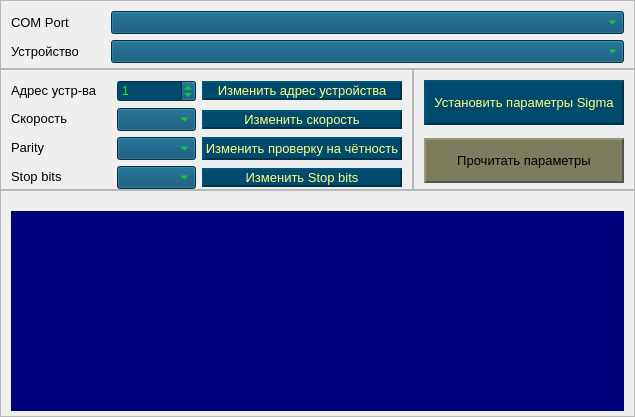
      <widget class="QWidget" name="tab_base">
       <attribute name="title">
        <string>Base</string>
       </attribute>
       <layout class="QGridLayout" name="gridLayout_2">
        <property name="leftMargin">
         <number>0</number>
        </property>
        <property name="topMargin">
         <number>0</number>
        </property>
        <property name="rightMargin">
         <number>0</number>
        </property>
        <property name="bottomMargin">
         <number>0</number>
        </property>
        <property name="spacing">
         <number>0</number>
        </property>
        <item row="1" column="0">
         <widget class="QFrame" name="base_central_left_frame">
          <property name="frameShape">
           <enum>QFrame::StyledPanel</enum>
          </property>
          <property name="frameShadow">
           <enum>QFrame::Raised</enum>
          </property>
          <layout class="QGridLayout" name="gridLayout_4">
           <property name="leftMargin">
            <number>10</number>
           </property>
           <property name="topMargin">
            <number>10</number>
           </property>
           <property name="rightMargin">
            <number>10</number>
           </property>
           <property name="bottomMargin">
            <number>0</number>
           </property>
           <item row="4" column="3">
            <widget class="QPushButton" name="btn_parity">
             <property name="enabled">
              <bool>true</bool>
             </property>
             <property name="sizePolicy">
              <sizepolicy hsizetype="Fixed" vsizetype="Minimum">
               <horstretch>0</horstretch>
               <verstretch>0</verstretch>
              </sizepolicy>
             </property>
             <property name="minimumSize">
              <size>
               <width>200</width>
               <height>0</height>
              </size>
             </property>
             <property name="maximumSize">
              <size>
               <width>200</width>
               <height>16777215</height>
              </size>
             </property>
             <property name="font">
              <font>
               <pointsize>10</pointsize>
              </font>
             </property>
             <property name="cursor">
              <cursorShape>PointingHandCursor</cursorShape>
             </property>
             <property name="styleSheet">
              <string notr="true">QPushButton {
	background-color: rgb(0, 74, 109);
	color: rgb(255, 255, 127);
	border: none;
	border-left: 2px solid rgb(0, 83, 122);
	border-top: 2px solid rgb(0, 83, 122);
	border-right: 2px solid rgb(0, 50, 74);	
	border-bottom: 2px solid rgb(0, 50, 74);
}

QPushButton:hover {
	background-color: rgb(0, 74, 109);
	color:rgb(0, 255, 0);
}

QPushButton:pressed {
	background-color: rgb(0, 74, 109);
	color: rgb(0, 255, 0);
	border-left: 2px solid rgb(0, 64, 94);
	border-top: 2px solid rgb(0, 64, 94);
	border-right: 2px solid rgb(0, 83, 122);	
	border-bottom: 2px solid rgb(0, 83, 122);
}</string>
             </property>
             <property name="text">
              <string>Изменить проверку на чётность</string>
             </property>
            </widget>
           </item>
           <item row="6" column="3">
            <widget class="QPushButton" name="btn_stop_bit">
             <property name="sizePolicy">
              <sizepolicy hsizetype="Fixed" vsizetype="Fixed">
               <horstretch>200</horstretch>
               <verstretch>0</verstretch>
              </sizepolicy>
             </property>
             <property name="minimumSize">
              <size>
               <width>200</width>
               <height>0</height>
              </size>
             </property>
             <property name="font">
              <font>
               <pointsize>10</pointsize>
              </font>
             </property>
             <property name="cursor">
              <cursorShape>PointingHandCursor</cursorShape>
             </property>
             <property name="styleSheet">
              <string notr="true">QPushButton {
	background-color: rgb(0, 74, 109);
	color: rgb(255, 255, 127);
	border: none;
	border-left: 2px solid rgb(0, 83, 122);
	border-top: 2px solid rgb(0, 83, 122);
	border-right: 2px solid rgb(0, 50, 74);	
	border-bottom: 2px solid rgb(0, 50, 74);
}

QPushButton:hover {
	background-color: rgb(0, 74, 109);
	color:rgb(0, 255, 0);
}

QPushButton:pressed {
	background-color: rgb(0, 74, 109);
	color: rgb(0, 255, 0);
	border-left: 2px solid rgb(0, 64, 94);
	border-top: 2px solid rgb(0, 64, 94);
	border-right: 2px solid rgb(0, 83, 122);	
	border-bottom: 2px solid rgb(0, 83, 122);
}</string>
             </property>
             <property name="text">
              <string>Изменить Stop bits</string>
             </property>
            </widget>
           </item>
           <item row="2" column="3">
            <widget class="QPushButton" name="btn_speed">
             <property name="sizePolicy">
              <sizepolicy hsizetype="Fixed" vsizetype="Fixed">
               <horstretch>0</horstretch>
               <verstretch>0</verstretch>
              </sizepolicy>
             </property>
             <property name="minimumSize">
              <size>
               <width>200</width>
               <height>0</height>
              </size>
             </property>
             <property name="maximumSize">
              <size>
               <width>200</width>
               <height>16777215</height>
              </size>
             </property>
             <property name="font">
              <font>
               <pointsize>10</pointsize>
              </font>
             </property>
             <property name="cursor">
              <cursorShape>PointingHandCursor</cursorShape>
             </property>
             <property name="styleSheet">
              <string notr="true">QPushButton {
	background-color: rgb(0, 74, 109);
	color: rgb(255, 255, 127);
	border: none;
	border-left: 2px solid rgb(0, 83, 122);
	border-top: 2px solid rgb(0, 83, 122);
	border-right: 2px solid rgb(0, 50, 74);	
	border-bottom: 2px solid rgb(0, 50, 74);
}

QPushButton:hover {
	background-color: rgb(0, 74, 109);
	color:rgb(0, 255, 0);
}

QPushButton:pressed {
	background-color: rgb(0, 74, 109);
	color: rgb(0, 255, 0);
	border-left: 2px solid rgb(0, 64, 94);
	border-top: 2px solid rgb(0, 64, 94);
	border-right: 2px solid rgb(0, 83, 122);	
	border-bottom: 2px solid rgb(0, 83, 122);
}</string>
             </property>
             <property name="text">
              <string>Изменить скорость</string>
             </property>
            </widget>
           </item>
           <item row="0" column="2">
            <widget class="QSpinBox" name="spinBox_address">
             <property name="minimumSize">
              <size>
               <width>70</width>
               <height>0</height>
              </size>
             </property>
             <property name="styleSheet">
              <string notr="true">QSpinBox {
	background-color: rgb(0, 74, 109);
	color: rgb(4, 255, 0);
}</string>
             </property>
             <property name="maximum">
              <number>247</number>
             </property>
             <property name="value">
              <number>1</number>
             </property>
            </widget>
           </item>
           <item row="0" column="3">
            <widget class="QPushButton" name="btn_address">
             <property name="enabled">
              <bool>true</bool>
             </property>
             <property name="sizePolicy">
              <sizepolicy hsizetype="Fixed" vsizetype="Fixed">
               <horstretch>0</horstretch>
               <verstretch>0</verstretch>
              </sizepolicy>
             </property>
             <property name="minimumSize">
              <size>
               <width>200</width>
               <height>0</height>
              </size>
             </property>
             <property name="maximumSize">
              <size>
               <width>200</width>
               <height>16777215</height>
              </size>
             </property>
             <property name="font">
              <font>
               <pointsize>10</pointsize>
               <kerning>true</kerning>
              </font>
             </property>
             <property name="cursor">
              <cursorShape>PointingHandCursor</cursorShape>
             </property>
             <property name="styleSheet">
              <string notr="true">QPushButton {
	background-color: rgb(0, 74, 109);
	color: rgb(255, 255, 127);
	border: none;
	border-left: 2px solid rgb(0, 83, 122);
	border-top: 2px solid rgb(0, 83, 122);
	border-right: 2px solid rgb(0, 50, 74);	
	border-bottom: 2px solid rgb(0, 50, 74);
}

QPushButton:hover {
	background-color: rgb(0, 74, 109);
	color:rgb(0, 255, 0);
}

QPushButton:pressed {
	background-color: rgb(0, 74, 109);
	color: rgb(0, 255, 0);
	border-left: 2px solid rgb(0, 64, 94);
	border-top: 2px solid rgb(0, 64, 94);
	border-right: 2px solid rgb(0, 83, 122);	
	border-bottom: 2px solid rgb(0, 83, 122);
}</string>
             </property>
             <property name="text">
              <string>Изменить адрес устройства</string>
             </property>
            </widget>
           </item>
           <item row="4" column="0" alignment="Qt::AlignTop">
            <widget class="QLabel" name="lbl_parity">
             <property name="minimumSize">
              <size>
               <width>100</width>
               <height>20</height>
              </size>
             </property>
             <property name="maximumSize">
              <size>
               <width>0</width>
               <height>0</height>
              </size>
             </property>
             <property name="font">
              <font>
               <pointsize>10</pointsize>
              </font>
             </property>
             <property name="text">
              <string>Parity</string>
             </property>
             <property name="alignment">
              <set>Qt::AlignLeading|Qt::AlignLeft|Qt::AlignVCenter</set>
             </property>
            </widget>
           </item>
           <item row="6" column="0" alignment="Qt::AlignTop">
            <widget class="QLabel" name="lbl_stop_bit">
             <property name="minimumSize">
              <size>
               <width>100</width>
               <height>20</height>
              </size>
             </property>
             <property name="maximumSize">
              <size>
               <width>0</width>
               <height>0</height>
              </size>
             </property>
             <property name="font">
              <font>
               <pointsize>10</pointsize>
              </font>
             </property>
             <property name="text">
              <string>Stop bits</string>
             </property>
            </widget>
           </item>
           <item row="4" column="2">
            <widget class="QComboBox" name="combobox_parity">
             <property name="minimumSize">
              <size>
               <width>70</width>
               <height>0</height>
              </size>
             </property>
             <property name="font">
              <font>
               <pointsize>10</pointsize>
              </font>
             </property>
             <property name="cursor">
              <cursorShape>PointingHandCursor</cursorShape>
             </property>
             <property name="toolTip">
              <string>&lt;html&gt;&lt;head/&gt;&lt;body&gt;&lt;p&gt;Провекрка на четность&lt;/p&gt;&lt;/body&gt;&lt;/html&gt;</string>
             </property>
             <property name="styleSheet">
              <string notr="true">QComboBox {
background-color: rgb(0, 74, 109);
color: rgb(4, 255, 0);
}

QToolTip {
	color: rgb(0, 0, 127);
}</string>
             </property>
            </widget>
           </item>
           <item row="6" column="2">
            <widget class="QComboBox" name="combobox_bits">
             <property name="minimumSize">
              <size>
               <width>70</width>
               <height>0</height>
              </size>
             </property>
             <property name="font">
              <font>
               <pointsize>10</pointsize>
              </font>
             </property>
             <property name="cursor">
              <cursorShape>PointingHandCursor</cursorShape>
             </property>
             <property name="toolTip">
              <string>&lt;html&gt;&lt;head/&gt;&lt;body&gt;&lt;p&gt;Количество стоп бит&lt;/p&gt;&lt;/body&gt;&lt;/html&gt;</string>
             </property>
             <property name="styleSheet">
              <string notr="true">QComboBox {
background-color: rgb(0, 74, 109);
color: rgb(4, 255, 0);
}

QToolTip {
	color: rgb(0, 0, 127);
}</string>
             </property>
            </widget>
           </item>
           <item row="2" column="2">
            <widget class="QComboBox" name="combobox_speed">
             <property name="minimumSize">
              <size>
               <width>70</width>
               <height>0</height>
              </size>
             </property>
             <property name="font">
              <font>
               <pointsize>10</pointsize>
              </font>
             </property>
             <property name="cursor">
              <cursorShape>PointingHandCursor</cursorShape>
             </property>
             <property name="toolTip">
              <string>&lt;html&gt;&lt;head/&gt;&lt;body&gt;&lt;p&gt;Скорость&lt;/p&gt;&lt;/body&gt;&lt;/html&gt;</string>
             </property>
             <property name="styleSheet">
              <string notr="true">QComboBox {
background-color: rgb(0, 74, 109);
color: rgb(4, 255, 0);
}

QToolTip {
	color: rgb(0, 0, 127);
}</string>
             </property>
            </widget>
           </item>
           <item row="2" column="0" alignment="Qt::AlignTop">
            <widget class="QLabel" name="lbl_speed">
             <property name="minimumSize">
              <size>
               <width>100</width>
               <height>20</height>
              </size>
             </property>
             <property name="maximumSize">
              <size>
               <width>43</width>
               <height>0</height>
              </size>
             </property>
             <property name="font">
              <font>
               <pointsize>10</pointsize>
              </font>
             </property>
             <property name="text">
              <string>Скорость</string>
             </property>
            </widget>
           </item>
           <item row="0" column="0" alignment="Qt::AlignTop">
            <widget class="QLabel" name="lbl_slave">
             <property name="minimumSize">
              <size>
               <width>100</width>
               <height>20</height>
              </size>
             </property>
             <property name="maximumSize">
              <size>
               <width>43</width>
               <height>0</height>
              </size>
             </property>
             <property name="font">
              <font>
               <pointsize>10</pointsize>
              </font>
             </property>
             <property name="text">
              <string>Адрес устр-ва</string>
             </property>
             <property name="alignment">
              <set>Qt::AlignLeading|Qt::AlignLeft|Qt::AlignVCenter</set>
             </property>
            </widget>
           </item>
          </layout>
         </widget>
        </item>
        <item row="1" column="1">
         <widget class="QFrame" name="base_central_right_frame">
          <property name="frameShape">
           <enum>QFrame::StyledPanel</enum>
          </property>
          <property name="frameShadow">
           <enum>QFrame::Raised</enum>
          </property>
          <layout class="QVBoxLayout" name="verticalLayout_2">
           <property name="leftMargin">
            <number>10</number>
           </property>
           <property name="topMargin">
            <number>10</number>
           </property>
           <property name="rightMargin">
            <number>10</number>
           </property>
           <property name="bottomMargin">
            <number>0</number>
           </property>
           <item alignment="Qt::AlignTop">
            <widget class="QPushButton" name="btn_set_param_sigma">
             <property name="minimumSize">
              <size>
               <width>200</width>
               <height>45</height>
              </size>
             </property>
             <property name="font">
              <font>
               <pointsize>10</pointsize>
              </font>
             </property>
             <property name="cursor">
              <cursorShape>PointingHandCursor</cursorShape>
             </property>
             <property name="contextMenuPolicy">
              <enum>Qt::NoContextMenu</enum>
             </property>
             <property name="toolTip">
              <string>&lt;html&gt;&lt;head/&gt;&lt;body&gt;&lt;p&gt;Изменит параметры устройства на следующие:&lt;/p&gt;&lt;p&gt;скорость - 9600, проверка четности - N, Стоп бит - 1.&lt;/p&gt;&lt;p&gt;Во всплывающем окне нужно будет задать новый &lt;/p&gt;&lt;p&gt;фдрес устройства.&lt;/p&gt;&lt;p&gt;Изменение возможно, только на устройстве &lt;/p&gt;&lt;p&gt;с заводскими парметрами.&lt;/p&gt;&lt;p&gt;&lt;br/&gt;&lt;/p&gt;&lt;/body&gt;&lt;/html&gt;</string>
             </property>
             <property name="styleSheet">
              <string notr="true">QPushButton {
	background-color: rgb(0, 74, 109);
	color: rgb(255, 255, 127);
	border: none;
	border-left: 2px solid rgb(0, 83, 122);
	border-top: 2px solid rgb(0, 83, 122);
	border-right: 2px solid rgb(0, 50, 74);	
	border-bottom: 2px solid rgb(0, 50, 74);
}

QPushButton:hover {
	background-color: rgb(0, 74, 109);
	color:rgb(0, 255, 0);
}

QPushButton:pressed {
	background-color: rgb(0, 74, 109);
	color: rgb(0, 255, 0);
	border-left: 2px solid rgb(0, 64, 94);
	border-top: 2px solid rgb(0, 64, 94);
	border-right: 2px solid rgb(0, 83, 122);	
	border-bottom: 2px solid rgb(0, 83, 122);
}
QToolTip {
	color: rgb(0, 0, 127);
}</string>
             </property>
             <property name="text">
              <string extracomment="kjhkjhkhjkhj">Установить параметры Sigma</string>
             </property>
            </widget>
           </item>
           <item alignment="Qt::AlignTop">
            <widget class="QPushButton" name="btn_connect">
             <property name="minimumSize">
              <size>
               <width>200</width>
               <height>45</height>
              </size>
             </property>
             <property name="font">
              <font>
               <pointsize>10</pointsize>
              </font>
             </property>
             <property name="cursor">
              <cursorShape>PointingHandCursor</cursorShape>
             </property>
             <property name="toolTip">
              <string>&lt;html&gt;&lt;head/&gt;&lt;body&gt;&lt;p&gt;Получить информацию об устройстве&lt;/p&gt;&lt;/body&gt;&lt;/html&gt;</string>
             </property>
             <property name="styleSheet">
              <string notr="true">QPushButton {
	background-color: rgb(125, 125, 93);
	border: none;
	border-left: 2px solid rgb(152, 152, 114);
	border-top: 2px solid rgb(152, 152, 114);
	border-right: 2px solid rgb(84, 84, 84);	
	border-bottom: 2px solid rgb(84, 84, 84);
}

QPushButton:hover {
	background-color: rgb(148, 148, 110);
	border-left: 2px solid rgb(152, 152, 114);
	border-top: 2px solid rgb(152, 152, 114);
	border-right: 2px solid rgb(84, 84, 84);	
	border-bottom: 2px solid rgb(84, 84, 84);
}

QPushButton:pressed {
	background-color: rgb(112, 112, 83);
	border-left: 2px solid rgb(84, 84, 84);
	border-top: 2px solid rgb(84, 84, 84);
	border-right: 2px solid rgb(152, 152, 114);	
	border-bottom: 2px solid rgb(152, 152, 114);
}
QToolTip {
	color: rgb(0, 0, 127);
}
</string>
             </property>
             <property name="text">
              <string>Прочитать параметры</string>
             </property>
            </widget>
           </item>
          </layout>
         </widget>
        </item>
        <item row="2" column="0" colspan="2">
         <widget class="QFrame" name="base_body_frame">
          <property name="frameShape">
           <enum>QFrame::StyledPanel</enum>
          </property>
          <property name="frameShadow">
           <enum>QFrame::Raised</enum>
          </property>
          <layout class="QVBoxLayout" name="verticalLayout_3">
           <property name="leftMargin">
            <number>10</number>
           </property>
           <property name="topMargin">
            <number>20</number>
           </property>
           <property name="rightMargin">
            <number>10</number>
           </property>
           <property name="bottomMargin">
            <number>5</number>
           </property>
           <item>
            <widget class="QTableWidget" name="tableWidget">
             <property name="minimumSize">
              <size>
               <width>0</width>
               <height>200</height>
              </size>
             </property>
             <property name="styleSheet">
              <string notr="true">QHeaderView::section:horizontal {
    color: #fff;
    background-color: rgb(0, 85, 127);
 }
QTableWidget {
	background-color: rgb(0, 0, 127);
	color: rgb(85, 255, 0);
	font: 63 8pt &quot;Yu Gothic UI Semibold&quot;;
}
</string>
             </property>
             <property name="rowCount">
              <number>0</number>
             </property>
             <attribute name="horizontalHeaderVisible">
              <bool>false</bool>
             </attribute>
             <attribute name="horizontalHeaderCascadingSectionResizes">
              <bool>true</bool>
             </attribute>
             <attribute name="horizontalHeaderMinimumSectionSize">
              <number>300</number>
             </attribute>
             <attribute name="horizontalHeaderDefaultSectionSize">
              <number>300</number>
             </attribute>
             <attribute name="horizontalHeaderHighlightSections">
              <bool>true</bool>
             </attribute>
             <attribute name="horizontalHeaderStretchLastSection">
              <bool>true</bool>
             </attribute>
             <attribute name="verticalHeaderVisible">
              <bool>false</bool>
             </attribute>
             <attribute name="verticalHeaderMinimumSectionSize">
              <number>25</number>
             </attribute>
             <attribute name="verticalHeaderDefaultSectionSize">
              <number>25</number>
             </attribute>
             <attribute name="verticalHeaderHighlightSections">
              <bool>false</bool>
             </attribute>
             <attribute name="verticalHeaderStretchLastSection">
              <bool>false</bool>
             </attribute>
             <column>
              <property name="text">
               <string>Параметр</string>
              </property>
             </column>
             <column>
              <property name="text">
               <string>Значение</string>
              </property>
             </column>
            </widget>
           </item>
          </layout>
         </widget>
        </item>
        <item row="0" column="0" colspan="2">
         <widget class="QFrame" name="base_header_frame">
          <property name="frameShape">
           <enum>QFrame::StyledPanel</enum>
          </property>
          <property name="frameShadow">
           <enum>QFrame::Raised</enum>
          </property>
          <layout class="QGridLayout" name="gridLayout_3">
           <property name="leftMargin">
            <number>10</number>
           </property>
           <property name="topMargin">
            <number>10</number>
           </property>
           <property name="rightMargin">
            <number>10</number>
           </property>
           <property name="bottomMargin">
            <number>5</number>
           </property>
           <property name="horizontalSpacing">
            <number>0</number>
           </property>
           <item row="2" column="0">
            <widget class="QLabel" name="lbl_type">
             <property name="minimumSize">
              <size>
               <width>100</width>
               <height>20</height>
              </size>
             </property>
             <property name="maximumSize">
              <size>
               <width>43</width>
               <height>16777215</height>
              </size>
             </property>
             <property name="font">
              <font>
               <pointsize>10</pointsize>
              </font>
             </property>
             <property name="text">
              <string>Устройство</string>
             </property>
            </widget>
           </item>
           <item row="0" column="0">
            <widget class="QLabel" name="lbl_port">
             <property name="minimumSize">
              <size>
               <width>100</width>
               <height>20</height>
              </size>
             </property>
             <property name="maximumSize">
              <size>
               <width>71</width>
               <height>16777215</height>
              </size>
             </property>
             <property name="font">
              <font>
               <pointsize>10</pointsize>
              </font>
             </property>
             <property name="text">
              <string>COM Port</string>
             </property>
            </widget>
           </item>
           <item row="2" column="1">
            <widget class="QComboBox" name="combobox_type">
             <property name="font">
              <font>
               <pointsize>10</pointsize>
              </font>
             </property>
             <property name="cursor">
              <cursorShape>PointingHandCursor</cursorShape>
             </property>
             <property name="toolTip">
              <string>&lt;html&gt;&lt;head/&gt;&lt;body&gt;&lt;p&gt;Устройство для подключения&lt;/p&gt;&lt;/body&gt;&lt;/html&gt;</string>
             </property>
             <property name="styleSheet">
              <string notr="true">QComboBox {
background-color: rgb(0, 74, 109);
color: rgb(4, 255, 0);
}

QToolTip {
	color: rgb(0, 0, 127);
}</string>
             </property>
            </widget>
           </item>
           <item row="0" column="1">
            <widget class="QComboBox" name="combobox_port">
             <property name="font">
              <font>
               <pointsize>10</pointsize>
              </font>
             </property>
             <property name="cursor">
              <cursorShape>PointingHandCursor</cursorShape>
             </property>
             <property name="toolTip">
              <string>&lt;html&gt;&lt;head/&gt;&lt;body&gt;&lt;p&gt;СОМ порт для подключения к устройству&lt;/p&gt;&lt;/body&gt;&lt;/html&gt;</string>
             </property>
             <property name="styleSheet">
              <string notr="true">QComboBox {
background-color: rgb(0, 74, 109);
color: rgb(4, 255, 0);
}

QToolTip {
	color: rgb(0, 0, 127);
}</string>
             </property>
            </widget>
           </item>
          </layout>
         </widget>
        </item>
       </layout>
      </widget>
